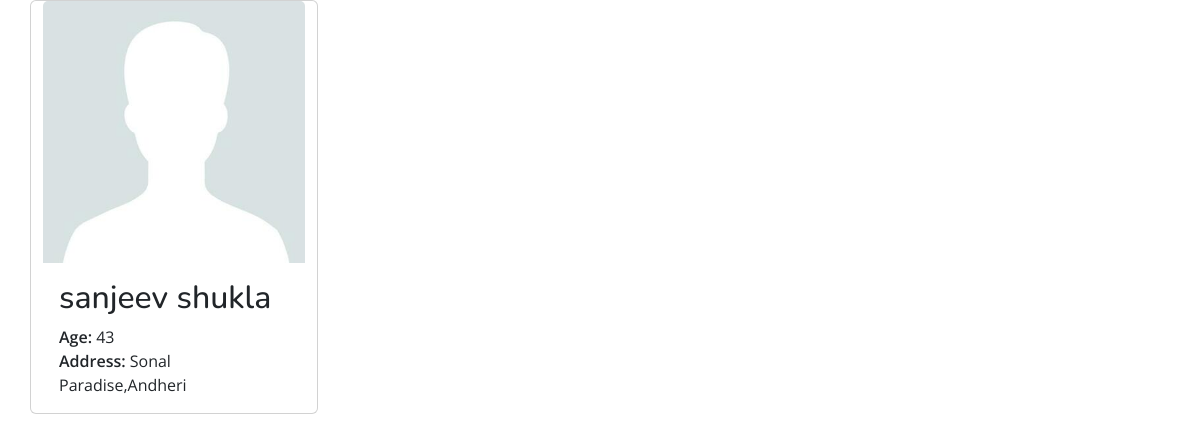
Page /employee/1 on the committed database.
### employee/models.py (models this page shows, shortened)
class Employee(models.Model):
    fname = models.CharField(max_length=100, blank=False, null=False)
    lname = models.CharField(max_length=100, blank=False, null=False)
    age = models.IntegerField(blank=False, null=False)
    address = models.CharField(max_length=255, blank=False, null=False)
    profile_image = models.ImageField(
        upload_to='emp_profile_img', default='', null=False)

### employee/views.py (the view)
# urls.py: path('<int:pk>', views.EmployeeDetailView.as_view(), name='emp_details'),
class EmployeeDetailView(DetailView):
    model = Employee
    template_name = 'employee/emp_details.html'

### employee/templates/employee/emp_details.html (shortened to what this page needs)
{% extends 'base.html' %}
{% load static %}
{% block content %}
<main class="container">
    <div class="row">
        <div class="card" style="width: 18rem;">
            <img src="{% if employee.profile_image %}{{employee.profile_image.url}}{% else %}{% static 'employee/default.jpg' %}{% endif %}" class="card-img-top" >
            <div class="card-body">
            <h2 class="card-title">{{employee.fname}} {{employee.lname}}</h2>
            <p class="card-text mb-0"><span class="fw-semibold">Age:</span> {{employee.age}}</p>
            <p class="card-text"><span class="fw-semibold">Address:</span> {{employee.address}}</p>
            </div>
        </div>
    </div>
</main>
{% endblock %}

### templates/base.html (style rules this page uses)
html, body { font-family: "Open Sans", sans-serif; }
h1, h2, h3, h4, h5, h6, .title { font-family: "Nunito", system-ui; }

### rows in the picture
Employee: fname "sanjeev", lname "shukla", age "43", address "Sonal Paradise,Andheri"
